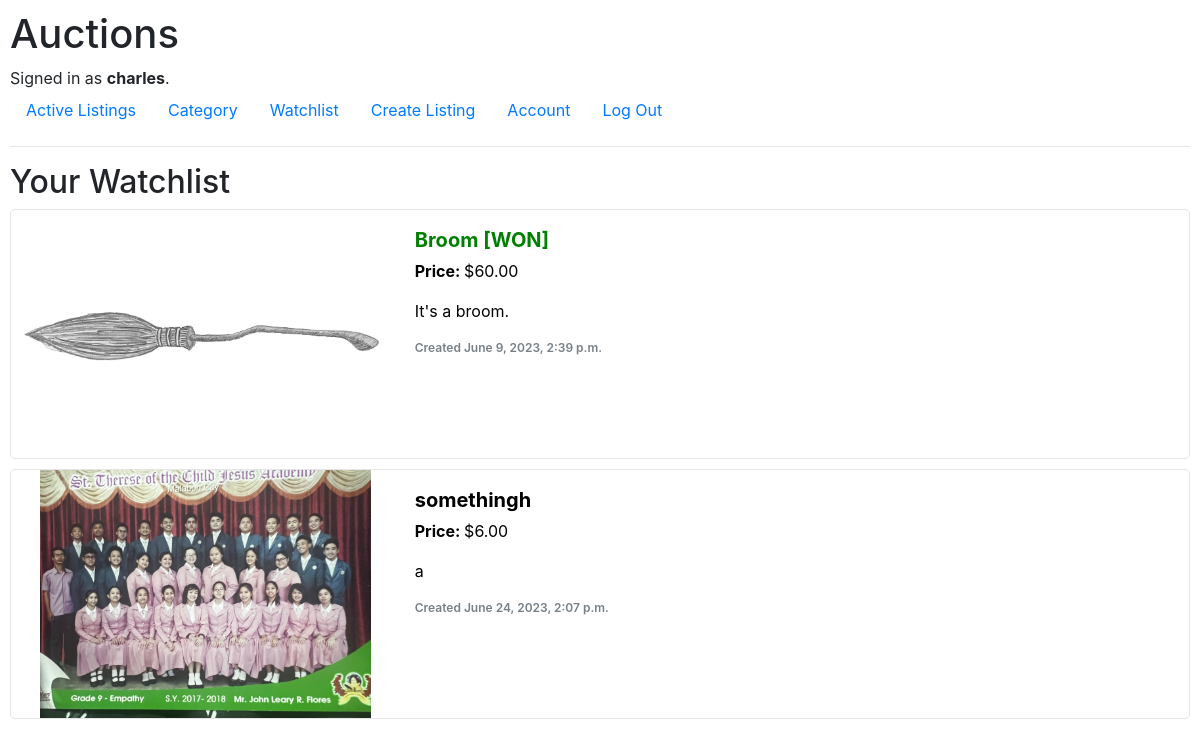
Page /watchlist (signed in) on the earlier database version.
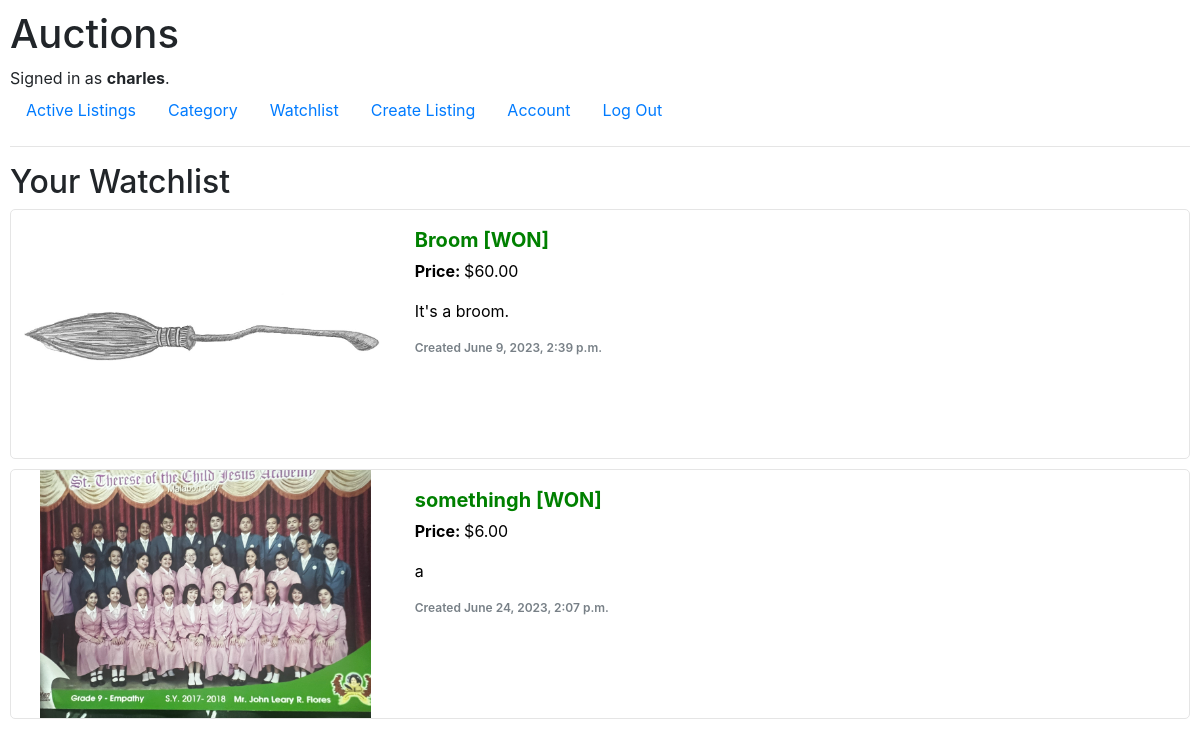
Same page on the later database version.
### auctions/models.py (models this page shows, shortened)
class Listing(models.Model):
    name = models.CharField(max_length=64)
    category = models.ForeignKey(Category, on_delete=models.RESTRICT)
    image = models.ImageField(upload_to="auctions/static/auctions")
    lister = models.ForeignKey(User, on_delete=models.CASCADE, related_name="listings")
    description = models.TextField(null=True, blank=True, max_length=500)
    time = models.DateTimeField(auto_now_add=True)
    start_price = models.DecimalField(decimal_places=2, max_digits=10)
    is_active = models.BooleanField()
    def image_name(self):
        dir = self.image.name.split("/")
        return dir[-1]
    def highest_bid(self):
        highest_bid_instance = self.bids.order_by('-bid').first()
        if highest_bid_instance:
            return highest_bid_instance.bid
        return self.start_price
    def highest_bidder(self):
        highest_bid_instance = self.bids.order_by('-bid').first()
        if highest_bid_instance:
            return highest_bid_instance.bidder
        return "no bids yet"
    def __str__(self):
        return f"{self.name}"

class Bid(models.Model):
    bidder = models.ForeignKey(User, on_delete=models.CASCADE)
    bid = models.DecimalField(decimal_places=2, max_digits=10)
    listing = models.ForeignKey(Listing, on_delete=models.CASCADE, related_name="bids")

### auctions/views.py (the view)
# urls.py: path("watchlist", views.watchlist, name="watchlist"),
@login_required(login_url='login')
def watchlist(request):
    watchlist = request.user.watchlist.all()
    return render(request, "auctions/watchlist.html", {
        "watchlist": watchlist
    })

### auctions/templates/auctions/watchlist.html (shortened to what this page needs)
{% extends "auctions/layout.html" %}
{% block body %}
    <h2>Your Watchlist</h2>
        {% for listing in watchlist %}
        <a class="listing-container" href="{% url 'listing' listing_id=listing.id %}">
            <img src="/static/auctions/{{ listing.image_name }}" alt="Image of {{ listing.name }}">
            <div class="listing-text">
                {% if listing.is_active %}
                    <p class="listing-name">{{ listing }}</p>
                {% else %}
                    {% if listing.highest_bidder == user %}
                        <p class="listing-name won">{{ listing }} [WON]</p>
                    {% elif listing.lister == user %}
                        <p class="listing-name closed">{{ listing }} [CLOSED]</p>
                    {% elif not listing.highest_bidder == user %}
                        <p class="listing-name lost">{{ listing }} [CLOSED]</p>
                    {% endif %}
                {% endif %}
                <p><b>Price: </b>${{ listing.highest_bid }}</p>
                <p>{{ listing.description }}</p>
                <p class="listing-time">Created {{ listing.time }}</p>
            </div>
        </a>
        {% endfor %}
{% endblock %}

Differences in the rows shown:
changed Listing "somethingh": is_active True → False (drawn)
